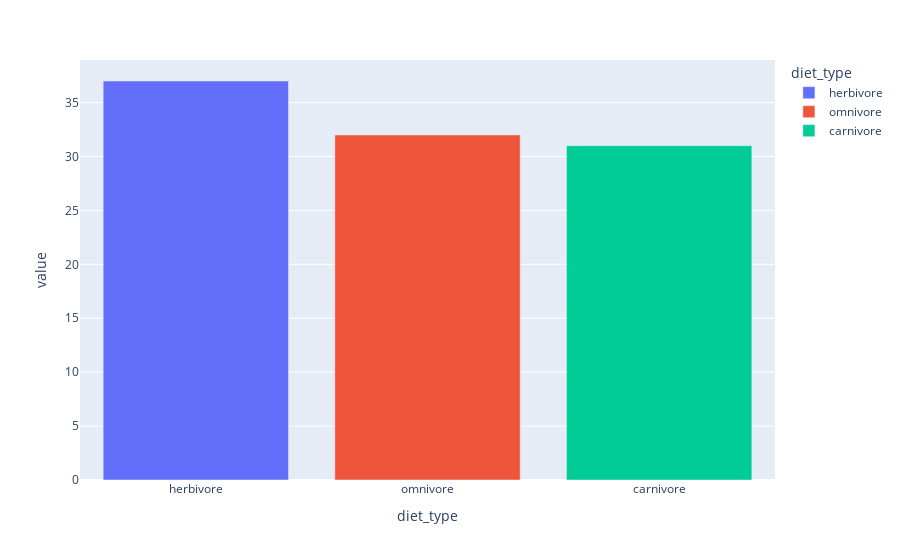

This figure's notebook cell:
### Markdown cell above
#### Análise univariada

### Code cell
# Distribuição da variável 'diet_type' em %
percentual_diet_type= df_species_eda.value_counts('diet_type') / len(df_species_eda) * 100
px.bar(percentual_diet_type, color=percentual_diet_type.index)

### Figure 1 — Plotly figure (JSON) as saved in the notebook; plotly's stock layout.template omitted (floating-point values rounded to 4 significant figures)
{"data": [{"hovertemplate": "diet_type=%{x}<br>value=%{y}<extra></extra>", "legendgroup": "herbivore", "marker": {"color": "#636efa", "pattern": {"shape": ""}}, "name": "herbivore", "orientation": "v", "showlegend": true, "textposition": "auto", "type": "bar", "x": ["herbivore"], "xaxis": "x", "y": [37.0], "yaxis": "y"}, {"hovertemplate": "diet_type=%{x}<br>value=%{y}<extra></extra>", "legendgroup": "omnivore", "marker": {"color": "#EF553B", "pattern": {"shape": ""}}, "name": "omnivore", "orientation": "v", "showlegend": true, "textposition": "auto", "type": "bar", "x": ["omnivore"], "xaxis": "x", "y": [32.0], "yaxis": "y"}, {"hovertemplate": "diet_type=%{x}<br>value=%{y}<extra></extra>", "legendgroup": "carnivore", "marker": {"color": "#00cc96", "pattern": {"shape": ""}}, "name": "carnivore", "orientation": "v", "showlegend": true, "textposition": "auto", "type": "bar", "x": ["carnivore"], "xaxis": "x", "y": [31.0], "yaxis": "y"}], "layout": {"barmode": "relative", "legend": {"title": {"text": "diet_type"}, "tracegroupgap": 0}, "margin": {"t": 60}, "xaxis": {"anchor": "y", "categoryarray": ["herbivore", "omnivore", "carnivore"], "categoryorder": "array", "domain": [0, 1], "title": {"text": "diet_type"}}, "yaxis": {"anchor": "x", "domain": [0, 1], "title": {"text": "value"}}}}
